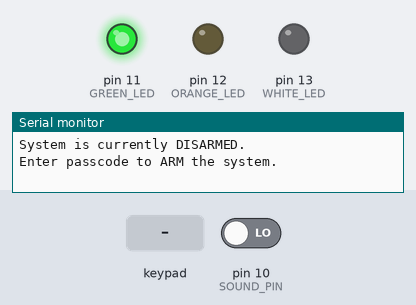
The program below on a simulated Arduino Uno, built with avr-gcc and run on an emulated ATmega328P. On the bench: output pins drawn as LEDs (lit = HIGH), the last lines printed to the serial monitor. Dashed ring = blinking. The test bench sets the inputs (shaded band); at power-on: pin 10 (SOUND_PIN) LOW.

Above: at 1.3 s.
1.4 s: keypad keys 3 1 4 1 5 9 2 # pressed 0.4 s apart
At 5.58 s:
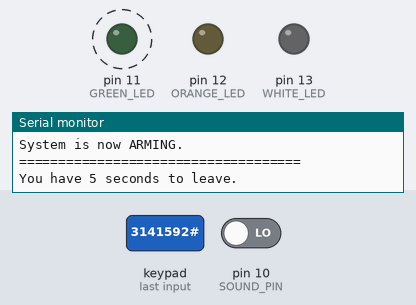
7.6 s: pin 10 (SOUND_PIN) driven HIGH
At 9.59 s:
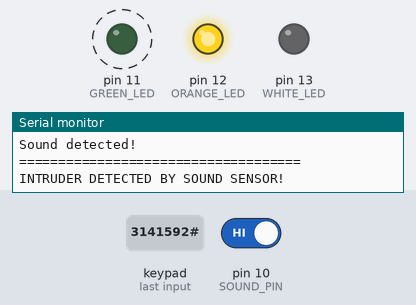
At 10.6 s:
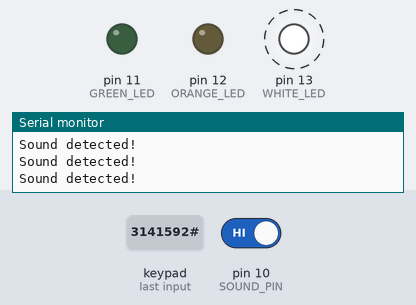
20.9 s: key '3' pressed
Timing chart, 0 to 24.9 s (numbered marks = the images above; inputs shaded):
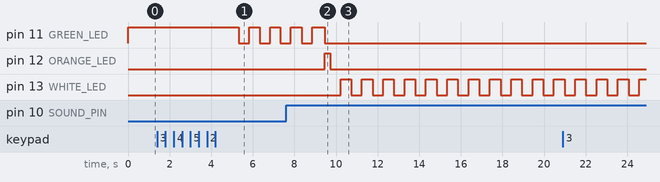

The program:

main.cpp
```cpp
#include <Arduino.h>
#include <Keypad.h>

// -------------------------------- Pin definitions/Configs --------------------------------

// sensors
const int SOUND_PIN = 10;

// LED
const int GREEN_LED = 11;
const int ORANGE_LED = 12;
const int WHITE_LED = 13;

// KEYPAD configuration
const byte ROWS = 4;
const byte COLS = 4;

char keys[ROWS][COLS]={
  {'1', '2', '3', 'A'},
  {'4','5','6','B'},
  {'7','8','9','C'},
  {'*','0','#', 'D'}
};

byte rowPins[ROWS] = {9,8,7,6};
byte colPins[COLS] = {5,4,3,2};
Keypad keypad = Keypad(makeKeymap(keys), rowPins, colPins, ROWS, COLS);


// -------------------------------- Global Variables and States --------------------------------

// Passcode Variables
const String passcode = "3141592";
String enteredCode = "";
bool enteringPasscode = false;

// LED State
bool ledState = false;

// Security System States

enum SecState{ARMED, DISARMED, ALARM, ARMING };

SecState currentState = DISARMED;

// Time Variables
unsigned long startTime = 0;
unsigned long prevBlinkTime = 0;

const unsigned long SETUP_TIME = 5000;
const unsigned long ALARM_DURATION = 3000;
const unsigned long BLINK_DURATION = 500;


// Sensor Variables
bool motion = false;
bool sound = false;


// -------------------------------- Function Prototypes --------------------------------
void keypadListener();
void checkPasscode();
void readSound();
void disarmed();
void startArming();
void handleArming();
void handleArmed();
void triggerAlarm();
void handleAlarm();
void disarmSystem();
void disarmedLED();
void armedLED();
void armingLED();
void alarmLED();


// -------------------------------- setup() --------------------------------
void setup() {
  // Initialize Serial Communication
  Serial.begin(9600);

  // Initialize sound sensor pin
  pinMode(SOUND_PIN, INPUT);

  // Initialize LED pins
  pinMode(GREEN_LED, OUTPUT);
  pinMode(ORANGE_LED, OUTPUT);
  pinMode(WHITE_LED, OUTPUT);

  // Initial State
  currentState = DISARMED;
  disarmedLED();

  // Initial State Output
  Serial.println("=====================================================");
  Serial.println("SECURITY ALARM SYSTEM INITIALIZED");
  Serial.println("=====================================================");
  Serial.println("System is currently DISARMED.");
  Serial.println("Enter passcode to ARM the system.");

}

// -------------------------------- loop() --------------------------------
void loop() {
  // BE AWARE OF KEYPAD INPUT
  keypadListener();

  // Read sound sensor
  readSound();

  // State processing
  switch (currentState) {
    case DISARMED:
      disarmed();
      break;

    case ARMING:
      handleArming();
      break;

    case ARMED:
      handleArmed();
      break;

    case ALARM:
      handleAlarm();
      break;
  }

}

void keypadListener(){

  char key = keypad.getKey();

  if (key == NO_KEY){
    return;
  }

  // enter passcode mode
  if (key == 'D'){
    enteringPasscode = true;
    Serial.println("====================================");
    Serial.println("Enter passcode:");
    Serial.println("====================================");

    return;
  }

  // Clear passcode
  if (key == '*'){
    enteredCode = "";
    Serial.println("Entered passcode deleted.");
    return;
  }

  // Submit passcode
  if (key == '#'){
    checkPasscode();
    return;
  }

  // Add character to passcode
  enteredCode += key;


  Serial.print("Passcode: ");
  for ( unsigned int i = 0; i < enteredCode.length(); i ++){
    Serial.print("^");
  }
  Serial.println();
}

void checkPasscode(){

  Serial.print("Checking passcode...");

  // Correct passcode
  if (enteredCode == passcode){
    Serial.println("Correct passcode. System disarmed.");
    enteredCode = "";

    // if system is disarmed, start arming
    if (currentState == DISARMED){
      startArming();
    }
    // if system is armed, disarm it
    else if (currentState == ALARM){
      disarmSystem();
    }
    return;
  }

  // Wrong passcode
  else{
    Serial.println("Incorrect passcode. Intruder Detected.");
    enteredCode = "";
    Serial.println("Enter D to retry.");
  }


}

void readSound(){
  sound = digitalRead(SOUND_PIN);

  if (sound){
    Serial.println("Sound detected!");
  }

}

void disarmed(){
  disarmedLED();
}

void startArming(){
  Serial.println("====================================");
  Serial.println("System is now ARMING.");
  Serial.println("====================================");
  Serial.println("You have 5 seconds to leave.");

  currentState = ARMING;
  startTime = millis();
  armingLED();

  prevBlinkTime = millis();
  ledState = false;
}

void handleArming(){
  armingLED();

  unsigned long elapsedTime = millis() - startTime;
  if (elapsedTime >= SETUP_TIME){
    currentState = ARMED;
    Serial.println("====================================");
    Serial.println("System is now ARMED.");
    Serial.println("====================================");

    ledState = false;
    prevBlinkTime = millis();
  }
}

void handleArmed(){
  armedLED();

  if (sound == HIGH){
    Serial.println("====================================");
    Serial.println("INTRUDER DETECTED BY SOUND SENSOR!");
    Serial.println("====================================");

    triggerAlarm();
    return;
  }
}

void triggerAlarm(){
  Serial.println("====================================");
  Serial.println("ALARM TRIGGERED!");
  Serial.println("====================================");

  Serial.println("Enter passcode to disarm the system.");

  currentState = ALARM;
  prevBlinkTime = millis();
  ledState = false;
}

void handleAlarm(){
  alarmLED();
}

void disarmSystem(){
  currentState = DISARMED;

  Serial.println("====================================");
  Serial.println("System is now DISARMED.");
  Serial.println("====================================");

  disarmedLED();
}

void disarmedLED(){
  digitalWrite(GREEN_LED, HIGH);
  digitalWrite(ORANGE_LED, LOW);
  digitalWrite(WHITE_LED, LOW);
}

void armedLED(){
  digitalWrite(GREEN_LED, LOW);
  digitalWrite(ORANGE_LED, HIGH);
  digitalWrite(WHITE_LED, LOW);
}

void armingLED(){
  digitalWrite(WHITE_LED, LOW);
  digitalWrite(ORANGE_LED, LOW);

  if (millis() - prevBlinkTime >= BLINK_DURATION){
    prevBlinkTime = millis();
    ledState = !ledState;
    digitalWrite(GREEN_LED, ledState);
  }
}

void alarmLED(){
  digitalWrite(GREEN_LED, LOW);
  digitalWrite(ORANGE_LED, LOW);

  if (millis() - prevBlinkTime >= BLINK_DURATION){
    prevBlinkTime = millis();
    ledState = !ledState;
    digitalWrite(WHITE_LED, ledState);
  }
}
```

Measured:
- after the input at 1.4 s, pin 11 (GREEN_LED): alternates HIGH for 0.50 s and LOW for 0.50 s, starting after 3.9 s
- after the input at 7.6 s, pin 12 (ORANGE_LED): LOW → HIGH after 1.9 s instead of 1.8 s; pin 13 (WHITE_LED): alternates HIGH for 0.51 s and LOW for 0.51 s, starting after 2.6 s
